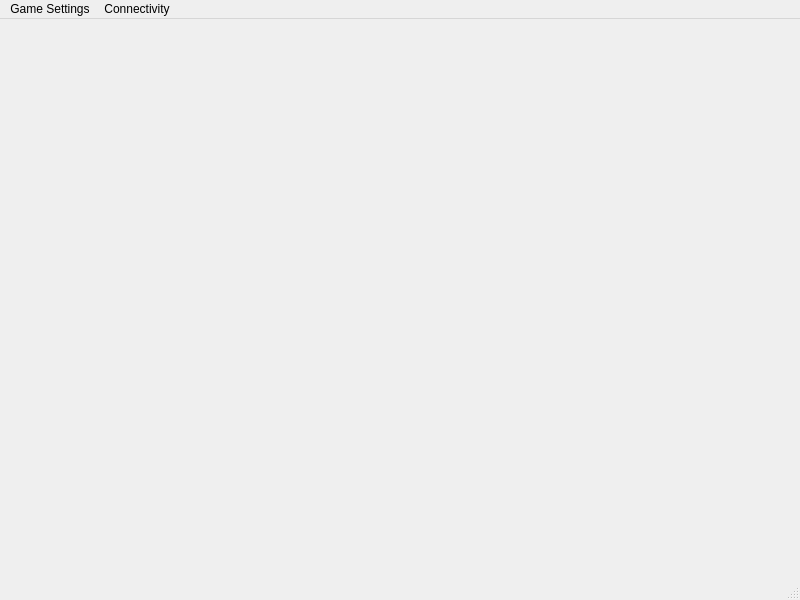
<?xml version="1.0" encoding="UTF-8"?>
<ui version="4.0">
 <class>gameWindow</class>
 <widget class="QMainWindow" name="gameWindow">
  <property name="geometry">
   <rect>
    <x>0</x>
    <y>0</y>
    <width>800</width>
    <height>600</height>
   </rect>
  </property>
  <property name="windowTitle">
   <string>MainWindow</string>
  </property>
  <widget class="QWidget" name="centralwidget">
   <property name="enabled">
    <bool>true</bool>
   </property>
  </widget>
  <widget class="QMenuBar" name="menubar">
   <property name="geometry">
    <rect>
     <x>0</x>
     <y>0</y>
     <width>800</width>
     <height>22</height>
    </rect>
   </property>
   <widget class="QMenu" name="menuUstawienia_gry">
    <property name="title">
     <string>Game Settings</string>
    </property>
    <addaction name="actionSettings"/>
   </widget>
   <widget class="QMenu" name="menuPolaczenie">
    <property name="title">
     <string>Connectivity</string>
    </property>
    <addaction name="actionConnect"/>
    <addaction name="actionDisconnect"/>
   </widget>
   <addaction name="menuUstawienia_gry"/>
   <addaction name="menuPolaczenie"/>
  </widget>
  <widget class="QStatusBar" name="statusbar"/>
  <action name="actionUstawienia">
   <property name="text">
    <string>Ustawienia</string>
   </property>
  </action>
  <action name="actionPolaczenie">
   <property name="text">
    <string>Polaczenie</string>
   </property>
  </action>
  <action name="actionSettings">
   <property name="text">
    <string>Settings</string>
   </property>
  </action>
  <action name="actionConnect">
   <property name="text">
    <string>Connect</string>
   </property>
  </action>
  <action name="actionDisconnect">
   <property name="text">
    <string>Disconnect</string>
   </property>
  </action>
 </widget>
 <resources/>
 <connections/>
</ui>
